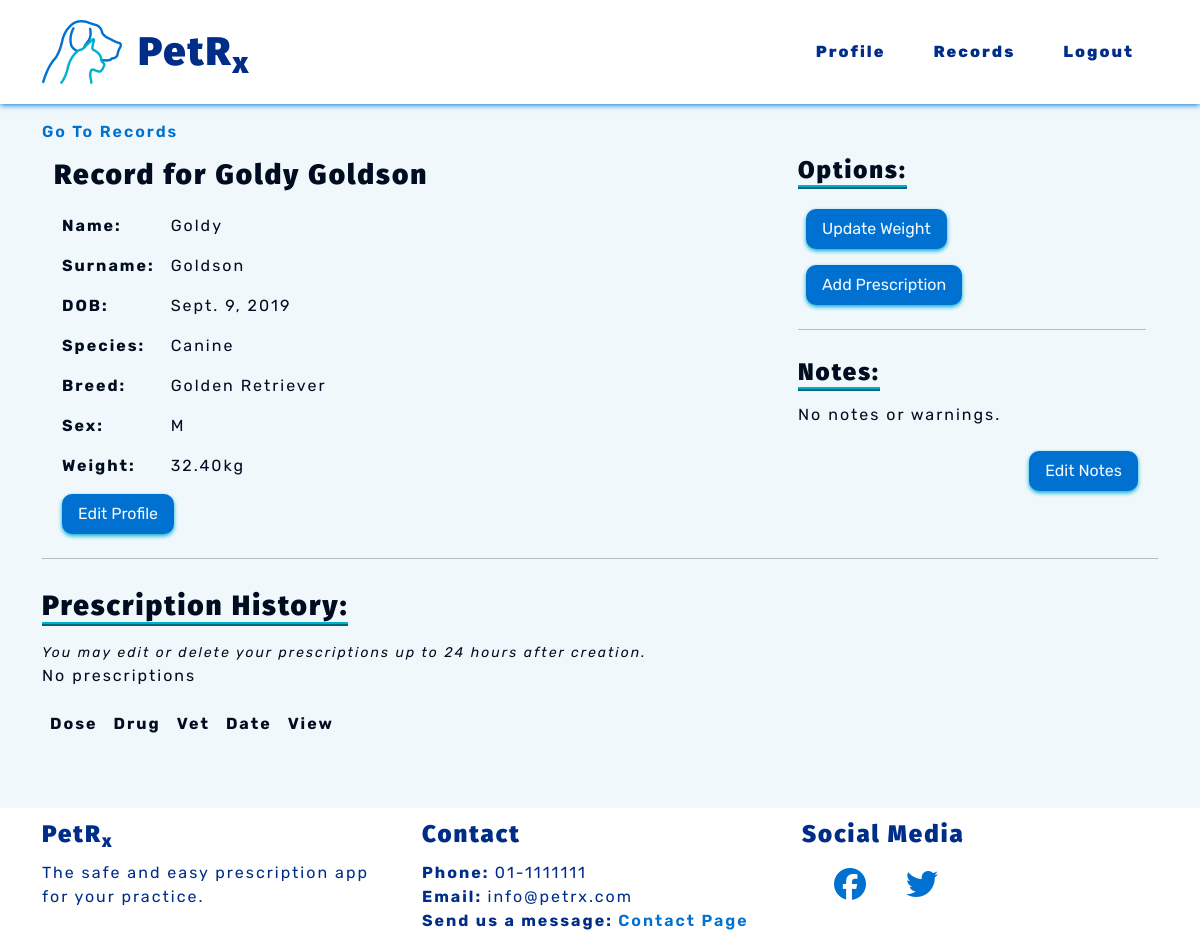
Page /records/animal-profile/1 (signed in) on the committed database.
### records/models.py (models this page shows)
class Record(models.Model):
    name = models.CharField(max_length=50)
    surname = models.CharField(max_length=50)
    date_of_birth = models.DateField()
    species = models.CharField(choices=SPECIES, max_length=10)
    breed = models.CharField(max_length=50)
    sex = models.CharField(choices=SEX, max_length=10)
    weight = models.DecimalField(max_digits=5, decimal_places=2)
    note = models.CharField(max_length=300, blank=True)
    def __str__(self):
        return self.name + " " + self.surname
    class Meta:
        ordering = ['surname']
        unique_together = ['name', 'surname', 'date_of_birth', 'species', 'breed', 'sex']

### records/views.py (the view)
# urls.py: path('animal-profile/<int:animal_id>', views.AnimalRecord.as_view(), name='animal_profile'),
class AnimalRecord(View):
    @method_decorator(vet_login_and_active)
    def get(self, request, animal_id):
        queryset = Record.objects.all()
        profile = get_object_or_404(queryset, id=animal_id)
        context = {'profile': profile}
        return render(request, 'records/animal_profile.html', context)

### records/templates/records/animal_profile.html
{% extends 'base.html' %}
{% block content %}
<a class="pet-links" href="{% url 'records:records' %}" aria-label="Go to records">Go To Records</a>
<section>
    <div class="container">
        <div class="row">
            <div class="col-md-8">
                <h3>Record for {{ profile }}</h3>
                <table>
                    <tr>
                        <th>Name: </th>
                        <td>{{ profile.name }}</td>
                    </tr>
                    <tr>
                        <th>Surname: </th>
                        <td>{{ profile.surname }}</td>
                    </tr>
                    <tr>
                        <th>DOB: </th>
                        <td>{{ profile.date_of_birth }}</td>
                    </tr>
                    <tr>
                        <th>Species: </th>
                        <td>{{ profile.species }}</td>
                    </tr>
                    <tr>
                        <th>Breed: </th>
                        <td>{{ profile.breed }}</td>
                    </tr>
                    <tr>
                        <th>Sex: </th>
                        <td>{{ profile.sex }}</td>
                    </tr>
                    <tr>
                        <th>Weight: </th>
                        <td>{{ profile.weight }}kg</td>
                    </tr>
                </table>
                <a class="pet-btns sm-btns" href="{% url 'records:edit_animal' animal_id=profile.id %}"
                    aria-label="Edit animal record">Edit Profile</a>
            </div>
            <div class="col-md-4">
                <div>
                    <h4 class="subheadings">Options:</h4>
                    <div>
                        <ul>
                            <li>
                                <a class="pet-btns sm-btns"
                                    hx-get="{% url 'records:update_weight' animal_id=profile.id %}"
                                    hx-target="#modal-dialog" aria-label="Update weight">
                                    Update Weight</a>
                            </li>
                            <li>
                                <a class="pet-btns sm-btns"
                                    hx-get="{% url 'prescriptions:add_prescrip' animal_id=profile.id %}"
                                    hx-target="#modal-dialog" aria-label="Add new prescription">Add Prescription</a>
                            </li>
                        </ul>
                    </div>
                </div>
                <hr>
                <div>
                    <h4 class="subheadings">Notes:</h4>
                    <p>
                        {{ profile.note|default:"No notes or warnings." }}
                    </p>
                    <a class="pet-btns sm-btns float-end" hx-get="{% url 'records:edit_notes' animal_id=profile.id %}"
                        hx-target="#modal-dialog" aria-label="Edit notes">Edit Notes</a>
                </div>
            </div>
        </div>
    </div>
</section>
<hr>
<section id="animal-prescrip-list" hx-get="{% url 'prescriptions:list_prescrip' animal_id=profile.id %}"
    hx-trigger="load">
    {% include 'prescriptions/list_prescrip.html' %}
</section>
{% endblock %}

### static/css/style.css (style rules this page uses)
:root { --site-white: #f1f8fc; --site-black: #000d21; --site-dark-blue: #002d88; --site-light-blue: #0071d1; --site-turquoise: #00b0cf; }
html { height: 100%; }
body { font-family: "Rubik", sans-serif; color: var(--site-black); font-size: 1rem; letter-spacing: 2px; background: var(--site-white); }
h1, h2, h3, h4 { font-family: "Fira Sans", "Rubik", sans-serif; font-weight: 900; margin-top: 0.5em; margin-bottom: 0.5em; }
.subheadings { display: inline-block; border-bottom: 4px ridge var(--site-turquoise); }
hr { color: var(--site-black); }
ul { padding: 0; }
li { list-style: none; }
a { text-decoration: none; }
.pet-links { cursor: pointer; color: var(--site-light-blue); font-weight: 600; transition: color .5s linear; }
.pet-btns { cursor: pointer; display: inline-block; background-color: var(--site-light-blue); color: var(--site-white); letter-spacing: 0px; font-weight: 600; padding: 0.5em 1.5em; margin: 2em; border: none; border-radius: 10px; box-shadow: 0 2px 4px 0 var(--site-turquoise); transition: all .2s linear; }
.sm-btns { padding: 0.5em 1em; font-weight: 400; margin: 0.5em; }
th, td { padding: 0.5em; }
th { background-color: var(--site-white); }

### rows in the picture
Record: name+surname "Goldy Goldson", name "Goldy", surname "Goldson", date_of_birth "Sept. 9, 2019", species "Canine", breed "Golden Retriever", sex "M", weight "32.40", note "No notes or warnings."
